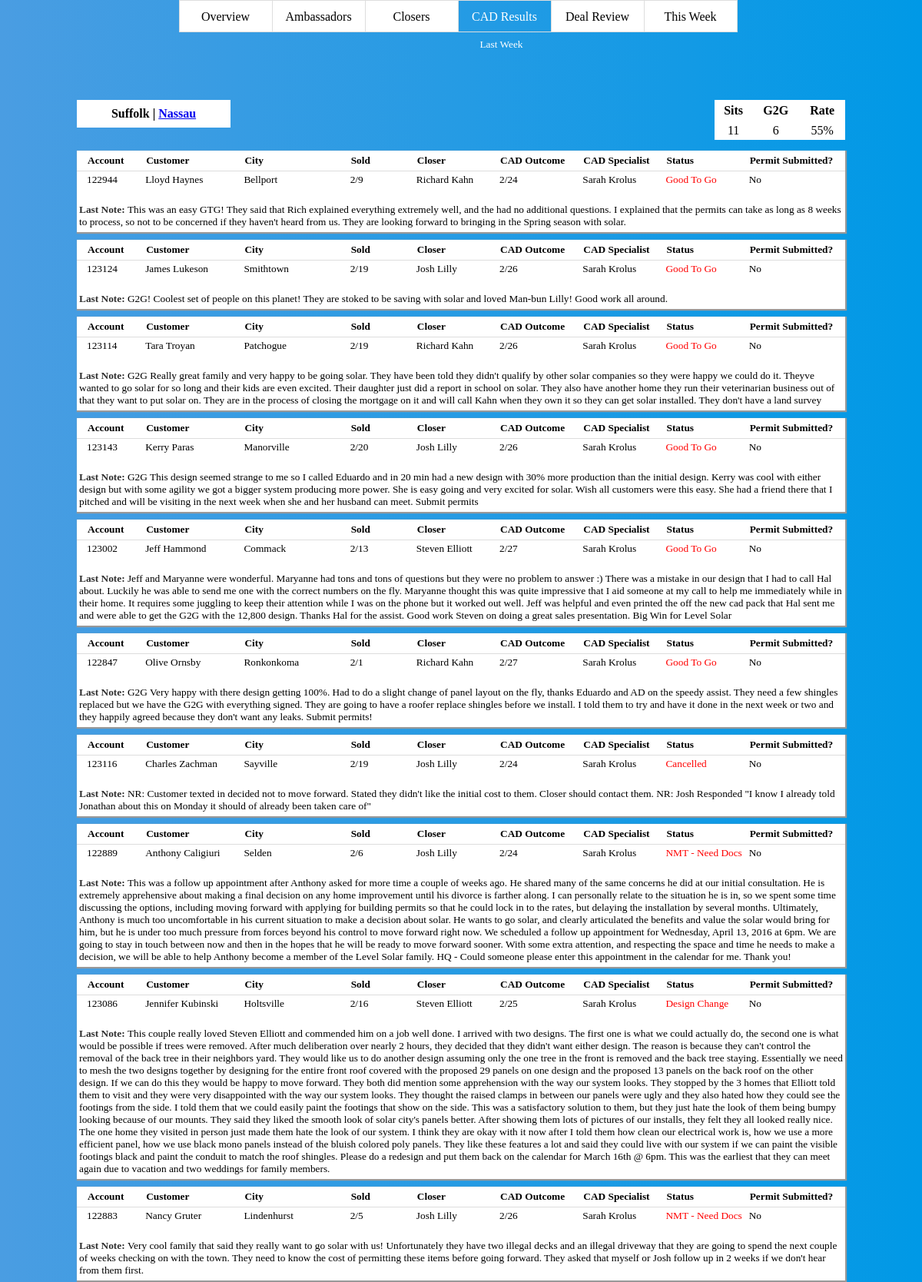
The page /cads/suffolk (upper part) on the database its author committed.
### appdev2.py (models this page shows, shortened)
class CAD(db.Model):
    id = db.Column(db.Integer, primary_key=True)
    name = db.Column(db.String)
    contact_id = db.Column(db.String)
    account_num = db.Column(db.String)
    city = db.Column(db.String)
    county = db.Column(db.String)
    sale_date = db.Column(db.DateTime)
    closer = db.Column(db.String)
    cad_closer = db.Column(db.String)
    cad_sit = db.Column(db.String)
    cad_outcome_date = db.Column(db.DateTime)
    cad_outcome = db.Column(db.String)
    cad_notes = db.Column(db.Text)

### appdev2.py (the view)
@app.route("/cads/suffolk")
def cads_suffolk():
    info = json_cads()
    return render_template("cads_suffolk.html", info=info)

### appdev2.py (called while the page is built)
def get_week_start():
    utc_zone = pytz.timezone('UTC')
    est_zone = pytz.timezone('US/Eastern')
    now_utc_naive = datetime.datetime.utcnow()
    now_utc_aware = utc_zone.localize(now_utc_naive)
    now_est_aware = now_utc_aware.astimezone(est_zone)
    today_12am_est = now_est_aware.replace(hour=0, minute=0, second=0)
    one_day = datetime.timedelta(days=1)
    today_int = now_est_aware.weekday()
    week_start = today_12am_est - (one_day * today_int)
    return week_start

### templates/cads_suffolk.html (shortened to what this page needs)
<!DOCTYPE html>
<html lang="en">
<head>
  <link rel="stylesheet" type="text/css" href="/static/css/sm.css">
</head>
<body>
  <div style="height:50px;margin-bottom:0px;width:735px;margin-left:auto;margin-right:auto">
    <a href="http://104.131.100.182/sm" style="text-decoration:none">
      <div id="navlink" style="margin-left:auto;float:left">
        <p>Overview</p>
      </div>
    </a>
    <a href="http://104.236.9.131/sm_amb/suffolk" style="text-decoration:none">
      <div id="navlink" style="border-left:none">
        <p>Ambassadors</p>
      </div>
    </a>
    <a href="http://104.131.100.182/closers" style="text-decoration:none">
      <div id="navlink" style="border-left:none">
        <p>Closers</p>
      </div>
    </a>
    <a href="" style="text-decoration:none">
      <div id="navlink-active" style="border-left:none">
        <p>CAD Results</p>
      </div>
    </a>
    <a href="http://google.com" style="text-decoration:none">
      <div id="navlink" style="border-left:none">
        <p>Deal Review</p>
      </div>
    </a>
    <a href="http://google.com" style="text-decoration:none">
      <div id="navlink" style="border-left:none">
        <p>This Week</p>
      </div>
    </a>
  </div>
 <div style="height:50px;margin-bottom:30px;width:735px;margin-left:auto;margin-right:auto">
      <div id="navlink" style="margin-left:auto;float:left;border:none;background-color:transparent">
      </div>
      <div id="navlink" style="border:none;background-color:transparent">
      </div>
      <div id="navlink" style="border:none;background-color:transparent">
      </div>
      <div id="navlink" style="border:none;background-color:transparent;height:20px">
        <p style="color:white;font-size:10pt;margin-top:3px">Last Week</p>
      </div>
      <div id="navlink" style="border:none;background-color:transparent">
      </div>
      <div id="navlink" style="border:none;background-color:transparent">
      </div>
  </div>
<div id="container">
 <div id="content">
  <div style="width:1000px;margin-left:auto;margin-right:auto;margin-bottom:10px;height:30px">
       <table class="tablesorter myTable" style="box-shadow:none;width:200px;float:left;font-weight:none;margin-bottom:30px">
                    <tbody>
                        <tr>
                            <td style="height:30px;font-weight:bold;box-shadow:none">Suffolk | <a href="{{ url_for('cads_nassau') }}">Nassau</a></td>
                    </tbody>
                </table>
    <table class="tablesorter myTable" id="tabletitle" style="background-color:none;float:right;width:170px;box-shadow:none;font-size:12pt;margin-bottom:10px">
      <tr>
        <th style="border-bottom:none">Sits</th>
        <th style="border-bottom:none">G2G</th>
        <th style="border-bottom:none">Rate</th>
      </tr>
      <tr>
        <td>{{ info["Suffolk"]["sits"] }}</td>
        <td>{{ info["Suffolk"]["g2g"] }}</td>
        <td>{{ info["Suffolk"]["g2g_rate"] }}</td>
      </tr>
    </table>
  </div>
{% for item in info["Suffolk"]["outcomes"] %}
  <table class="tablesorter myTable" style="width:1000px;margin-top:0px;margin-bottom:10px;font-size:10pt">
    <thead>
     <tr style="font-weight:bold">
      <th style="text-align:left;text-indent:10px;width:40px">Account</th>
      <th style="text-align:left;width:120px">Customer</th>
      <th style="text-align:left;width:130px">City</th>
      <th style="text-align:left;width:40px">Sold</th>
      <th style="text-align:left;width:100px">Closer</th>
      <th style="text-align:left;width:100px">CAD Outcome</th>
      <th style="text-align:left;width:100px">CAD Specialist</th>
      <th style="text-align:left;width:100px">Status</th>
      <th style="text-align:left;width:120px">Permit Submitted?</th>
    </tr>
  </thead>
  <tbody>
    <tr>
      <td style="width:80px;text-align:left;text-indent:10px">{{ item["account_num"] }}</td>
      <td style="width:80px;text-align:left">{{ item["name"] }}</td>
      <td style="width:80px;text-align:left">{{ item["city"] }}</td>
      <td style="width:80px;text-align:left">{{ item["sale_date"] }}</td>
      <td style="width:80px;text-align:left">{{ item["closer"] }}</td>
      <td style="width:80px;text-align:left">{{ item["cad_outcome_date"] }}</td>
      <td style="width:80px;text-align:left">{{ item["cad_closer"] }}</td>
      <td style="width:80px;text-align:left;color:red">{{ item["cad_outcome"] }}</td>
      <td style="width:80px;text-align:left">{{ item["permit_submitted"] }}</td>
    </tr>
    <tr>
      <td colspan="9" style="text-align:left;padding-top:20px;padding-bottom:5px"><span style="font-weight:bold">Last Note: </span>{{ item["cad_notes"] }}</td>
    </tr>
  </tbody>
</table>
{% endfor %}
</div>
</div>
</body>
</html>

### static/css/sm.css (style rules this page uses)
body { background-color: #4a9de2; margin: 0; padding: 0; height: 100%; font-family: Trebuchet MS; background: #4a9de2; background: -webkit-linear-gradient(to left, #0099e6, #4a9de2); background: linear-gradient(to left, #0099e6, #4a9de2); }
table { border-collapse: collapse; width: 840px; }
.myTable th { text-decoration: ; }
#navlink { width: 120px; font-size: 10pt; margin-left: auto; margin-right: auto; background-color: white; height: 40px; border: 1px solid #dddddd; line-height:10px; color: ; float: left; }
#navlink-active { width: 120px; font-size: 10pt; margin-left: auto; margin-right: auto; background-color: ; height: 40px; border: 1px solid #dddddd; color: white; font-size: 12pt; font-weight: ; text-align: center; line-height:10px; float: left; }
#navlink p { color: black; font-size: 12pt; text-align: center; }
.table.title h3, span { margin-top: 0px; margin-bottom: 0px; color: #2E2E2E; width: 1000px; margin-left: auto; margin-right: auto; }
.myTable td { border-collapse: collapse; padding: 3px; }
.myTable th { border-bottom: 1px solid #dddddd; border-collapse: collapse; padding: 4px; background-color: white; padding-top: 5px; padding-bottom: 5px; }
.tablesorter { font-family: Trebuchet MS; background-color: #FFFFFF; margin-left: auto; margin-right: auto; font-size: 12pt; width: 1000px; text-align: center; box-shadow: 1px 1px 1px 1px #999999; }
#container { min-height: 100%; position: relative; }
#content { padding-bottom: 368px; }

### rows shown on the page
CAD: account_num "122944", name "Lloyd Haynes", city "Bellport", sale_date "2/9", closer "Richard Kahn", cad_outcome_date "2/24", cad_closer "Sarah Krolus", cad_outcome "Good To Go", permit_submitted "No", cad_notes "This was an easy GTG! They said that Rich explained everything extremely well, and the had no additional questions. I explained that the permits can take as long as 8 weeks to process, so not to be concerned if they haven't heard from us. They are looking forward to bringing in the Spring season with solar."
CAD: account_num "123124", name "James Lukeson", city "Smithtown", sale_date "2/19", closer "Josh Lilly", cad_outcome_date "2/26", cad_closer "Sarah Krolus", cad_outcome "Good To Go", permit_submitted "No", cad_notes "G2G! Coolest set of people on this planet! They are stoked to be saving with solar and loved Man-bun Lilly! Good work all around."
CAD: account_num "123114", name "Tara Troyan", city "Patchogue", sale_date "2/19", closer "Richard Kahn", cad_outcome_date "2/26", cad_closer "Sarah Krolus", cad_outcome "Good To Go", permit_submitted "No", cad_notes "G2G Really great family and very happy to be going solar. They have been told they didn't qualify by other solar companies so they were happy we could do it. Theyve wanted to go solar for so long and their kids are even excited. Their daughter just did a report in school on solar. They also have another home they run their veterinarian business out of that they want to put solar on. They are in the process of closing the mortgage on it and will call Kahn when they own it so they can get solar installed. They don't have a land survey"
CAD: account_num "123143", name "Kerry Paras", city "Manorville", sale_date "2/20", closer "Josh Lilly", cad_outcome_date "2/26", cad_closer "Sarah Krolus", cad_outcome "Good To Go", permit_submitted "No", cad_notes "G2G This design seemed strange to me so I called Eduardo and in 20 min had a new design with 30% more production than the initial design. Kerry was cool with either design but with some agility we got a bigger system producing more power. She is easy going and very excited for solar. Wish all customers were this easy. She had a friend there that I pitched and will be visiting in the next week when she and her husband can meet. Submit permits"
CAD: account_num "123002", name "Jeff Hammond", city "Commack", sale_date "2/13", closer "Steven Elliott", cad_outcome_date "2/27", cad_closer "Sarah Krolus", cad_outcome "Good To Go", permit_submitted "No", cad_notes "Jeff and Maryanne were wonderful. Maryanne had tons and tons of questions but they were no problem to answer :) There was a mistake in our design that I had to call Hal about. Luckily he was able to send me one with the correct numbers on the fly. Maryanne thought this was quite impressive that I aid someone at my call to help me immediately while in their home. It requires some juggling to keep their attention while I was on the phone but it worked out well. Jeff was helpful and even printed the off the new cad pack that Hal sent me and were able to get the G2G with the 12,800 design. Thanks Hal for the assist. Good work Steven on doing a great sales presentation. Big Win for Level Solar"
CAD: account_num "122847", name "Olive Ornsby", city "Ronkonkoma", sale_date "2/1", closer "Richard Kahn", cad_outcome_date "2/27", cad_closer "Sarah Krolus", cad_outcome "Good To Go", permit_submitted "No", cad_notes "G2G Very happy with there design getting 100%. Had to do a slight change of panel layout on the fly, thanks Eduardo and AD on the speedy assist. They need a few shingles replaced but we have the G2G with everything signed. They are going to have a roofer replace shingles before we install. I told them to try and have it done in the next week or two and they happily agreed because they don't want any leaks. Submit permits!"
CAD: account_num "123116", name "Charles Zachman", city "Sayville", sale_date "2/19", closer "Josh Lilly", cad_outcome_date "2/24", cad_closer "Sarah Krolus", cad_outcome "Cancelled", permit_submitted "No", cad_notes "NR: Customer texted in decided not to move forward. Stated they didn't like the initial cost to them. Closer should contact them. NR: Josh Responded \"I know I already told Jonathan about this on Monday it should of already been taken care of\""
CAD: account_num "122889", name "Anthony Caligiuri", city "Selden", sale_date "2/6", closer "Josh Lilly", cad_outcome_date "2/24", cad_closer "Sarah Krolus", cad_outcome "NMT - Need Docs", permit_submitted "No", cad_notes "This was a follow up appointment after Anthony asked for more time a couple of weeks ago. He shared many of the same concerns he did at our initial consultation. He is extremely apprehensive about making a final decision on any home improvement until his divorce is farther along. I can personally relate to the situation he is in, so we spent some time discussing the options, including moving forward with applying for building permits so that he could lock in to the rates, but delaying the installation by several months. Ultimately, Anthony is much too uncomfortable in his current situation to make a decision about solar. He wants to go solar, and clearly articulated the benefits and value…"
CAD: account_num "123086", name "Jennifer Kubinski", city "Holtsville", sale_date "2/16", closer "Steven Elliott", cad_outcome_date "2/25", cad_closer "Sarah Krolus", cad_outcome "Design Change", permit_submitted "No", cad_notes "This couple really loved Steven Elliott and commended him on a job well done. I arrived with two designs. The first one is what we could actually do, the second one is what would be possible if trees were removed. After much deliberation over nearly 2 hours, they decided that they didn't want either design. The reason is because they can't control the removal of the back tree in their neighbors yard. They would like us to do another design assuming only the one tree in the front is removed and the back tree staying. Essentially we need to mesh the two designs together by designing for the entire front roof covered with the proposed 29 panels on one design and the proposed 13 panels on the…"
CAD: account_num "122883", name "Nancy Gruter", city "Lindenhurst", sale_date "2/5", closer "Josh Lilly", cad_outcome_date "2/26", cad_closer "Sarah Krolus", cad_outcome "NMT - Need Docs", permit_submitted "No", cad_notes "Very cool family that said they really want to go solar with us! Unfortunately they have two illegal decks and an illegal driveway that they are going to spend the next couple of weeks checking on with the town. They need to know the cost of permitting these items before going forward. They asked that myself or Josh follow up in 2 weeks if we don't hear from them first."

### other values the page prints
{{ info["Suffolk"]["sits"] }} "11"
{{ info["Suffolk"]["g2g"] }} "6"
{{ info["Suffolk"]["g2g_rate"] }} "55%"
